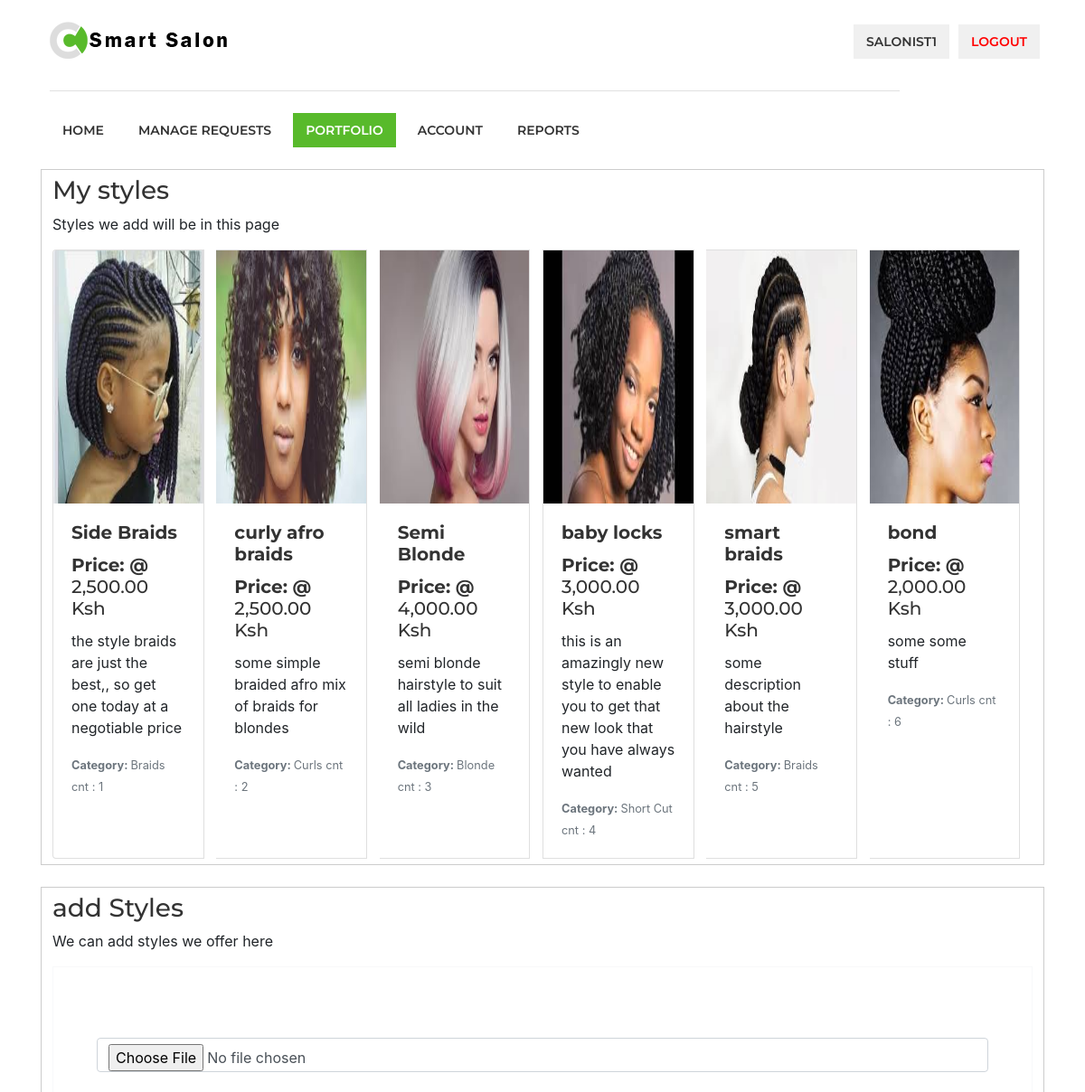
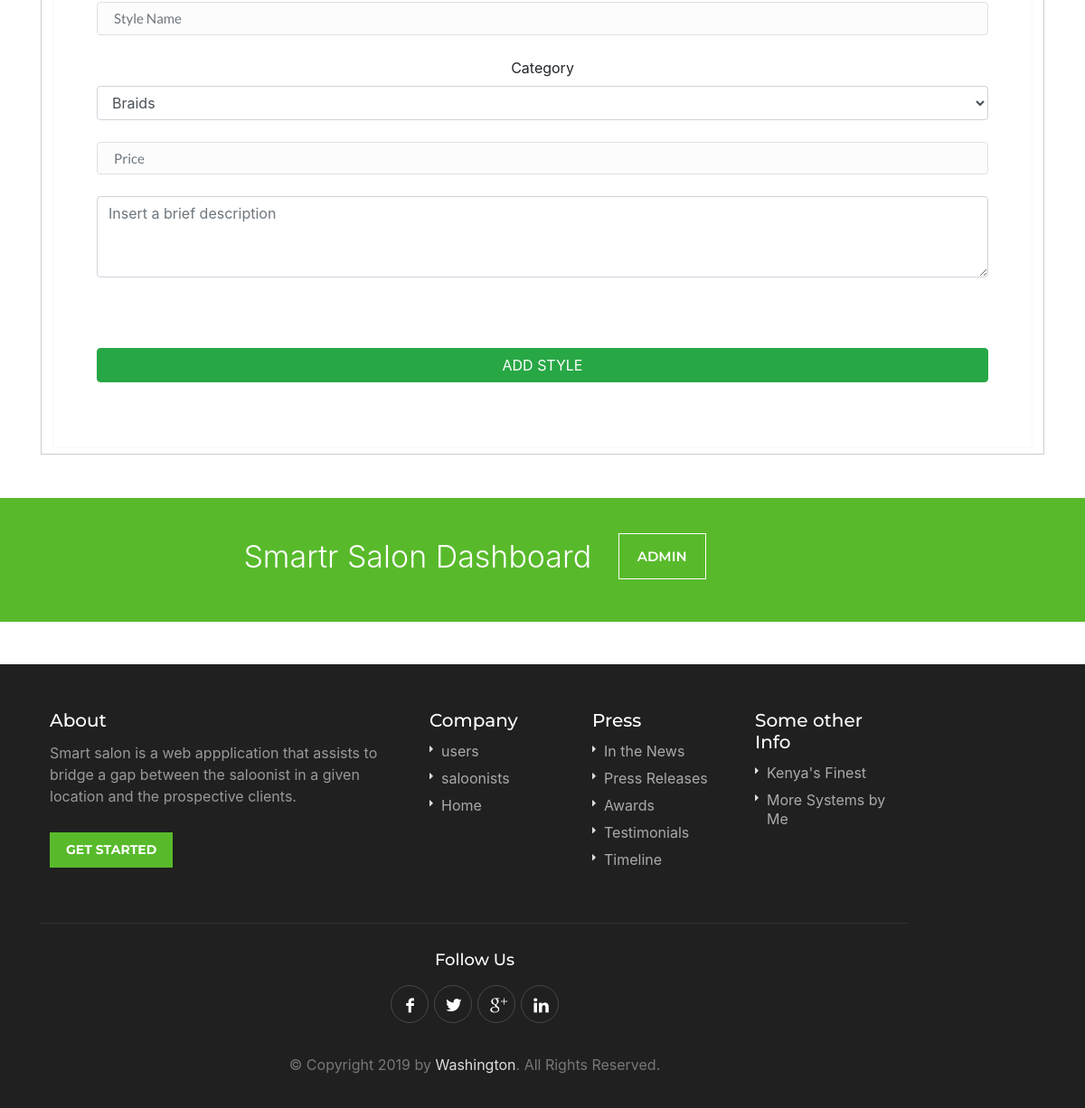
The app's page /salonist/styles.php (signed in) with its own data (2 pictures, top to bottom).
### tables this page shows
CREATE TABLE `styles` (
  `id` int(11) NOT NULL,
  `image` varchar(100) NOT NULL,
  `sname` varchar(40) NOT NULL,
  `scategory` varchar(40) NOT NULL,
  `sprice` double NOT NULL,
  `sdescription` varchar(255) NOT NULL,
  `salonistid` int(11) NOT NULL,
  `salonistname` varchar(40) NOT NULL
);

### salonist/styles.php (the view, shortened to what this page needs)
<?php
include ('server.php');
?>
<!DOCTYPE html>
<html lang="en">
<head>
<link rel="stylesheet" href="css/style.css">
<link rel="stylesheet" href="css/colors/green.css" id="colors">
<link rel="stylesheet" href="css/bootstrap.min.css">
</head>
<body>
<div id="wrapper">
<header>
<div class="container">
	<div class="sixteen columns">
		<div id="logo">
			<h1><a href="index.html"><img src="images/logo.png" alt="Work Scout" /></a></h1>
		</div>
		<nav id="navigation" class="menu">
			<ul id="responsive">
                <li><a href="index.php" >Home</a> </li>
				<li><a href="requests.php">Manage Requests</a></li>
				<li><a href="styles.php" id="current">Portfolio</a></li>
				<li><a href="account.php">Account</a></li>
				<li><a href="reports.php">Reports</a></li>
			</ul>
			<ul class="float-right">
				<li><a href="#"><?=$_SESSION["username"]?></a></li>
				<li><a href="index.php?logout='1'" style="color: red;">logout</a></li>
			</ul>
		</nav>
	</div>
</div>
</header>
<div class="clearfix"></div>
<section class="section intro">
	<div class="container" id="mystyles">
		<div style="padding: 6px 12px; border: 1px solid #ccc;">
			<h3>My styles</h3>
			<p>Styles we add will be in this page </p>
			<?php
			$user = $_SESSION['username'];
			  $query0 = "SELECT * FROM styles  WHERE salonistname='$user'";
			  $result0 = mysqli_query($db, $query0);
			  $count=1;
			  echo '<div class="card-group">';
			  while($row = mysqli_fetch_array($result0, MYSQLI_NUM)){
				  echo '
				  <div class="card" style="width:350px;">
					  <img src="styleimages/'.$row[1].'" style="width:350px; height:280px;" class="card-img-top" alt="...">
					  <div class="card-body">
						<h5 class="card-title"><b>'.$row[2].'</b></h5>
						<h5 class="card-title"><b>Price:  @ </b>'.number_format($row[4],2). ' Ksh</h5>
						<p class="card-text">'.$row[5].'</p>
						<p class="card-text"><small class="text-muted"><b>Category: </b>'.$row[3].' cnt : '.$count.'</small></p>
					  </div>
				  </div>';
				 	 $count = $count + 1;
			  		if ($count % 3 == 1){
				  echo '<br>';
				  }
			  }
			  echo '</div>';
			?>
		</div>
	</div>
 <br>
	<div class="container" id="addstyle">
		<div style="padding: 6px 12px; border: 1px solid #ccc;">
			<h3>add Styles</h3>
			<p> We can add styles we offer here </p>
			<form class="text-center border border-light p-5" action="styles.php" method="post" enctype="multipart/form-data" action = "<?php echo htmlspecialchars($_SERVER["PHP_SELF"]);?>">
				<input type="file" class="form-control mb-4" name="image">
				<input type="Text" id="name" class="form-control mb-4" name="sname" placeholder="Style Name">
				<label>Category</label>
				<?php
					$result = $db->query("select id, name from hairCategories");
					echo "<select name='scategory' id='category' class='form-control mb-4'>";
						while ($row = $result->fetch_assoc()) {
						$name = $row['name'];
						echo '<option value="'.$name.'">'.$name.'</option>';
						}
					echo "</select>";
				?>
				<input type="number" id="price" class="form-control mb-4" name="sprice" placeholder="Price">
				<textarea type="number" id="description" class="form-control mb-4" name="sdescription" placeholder="Insert a brief description"></textarea>
				<button class="btn btn-success btn-block my-4"  name="add_style" type="submit">ADD STYLE</button>
			</form>
		</div>
	</div>
	<br>
</section>
<br>
<div class="infobox">
	<div class="container">
		<div class="sixteen columns">Smartr Salon Dashboard <a href="#">ADMIN</a></div>
	</div>
</div>
<div id="footer">
	<div class="container">
		<div class="seven columns">
			<h4>About</h4>
			<p>Smart salon is a web appplication that assists to bridge a gap between the saloonist in a given location
				and the prospective clients.</p>
			<a href="#" class="button">Get Started</a>
		</div>
		<div class="three columns">
			<h4>Company</h4>
			<ul class="footer-links">
				<li><a href="users.php">users</a></li>
				<li><a href="saloonists.php">saloonists</a></li>
				<li><a href="index.php">Home</a></li>
			</ul>
		</div>
		<div class="three columns">
			<h4>Press</h4>
			<ul class="footer-links">
				<li><a href="#">In the News</a></li>
				<li><a href="#">Press Releases</a></li>
				<li><a href="#">Awards</a></li>
				<li><a href="#">Testimonials</a></li>
				<li><a href="#">Timeline</a></li>
			</ul>
		</div>
		<div class="three columns">
			<h4>Some other Info</h4>
			<ul class="footer-links">
				<li><a href="#">Kenya's Finest</a></li>
				<li><a href="#">More Systems by Me</a></li>
			</ul>
		</div>
	</div>
	<div class="container">
		<div class="footer-bottom">
			<div class="sixteen columns">
				<h4>Follow Us</h4>
				<ul class="social-icons">
					<li><a class="facebook" href="#"><i class="icon-facebook"></i></a></li>
					<li><a class="twitter" href="#"><i class="icon-twitter"></i></a></li>
					<li><a class="gplus" href="#"><i class="icon-gplus"></i></a></li>
					<li><a class="linkedin" href="#"><i class="icon-linkedin"></i></a></li>
				</ul>
				<div class="copyrights">©  Copyright 2019 by <a href="#">Washington</a>. All Rights Reserved.</div>
			</div>
		</div>
	</div>
</div>
</div>
</body>
</html>

### salonist/css/colors/green.css (style rules this page uses)
#current, a.button.gray.app-link.opened, ul.float-right li a:hover, .menu ul li.sfHover a.sf-with-ul, .menu ul li a:hover, a.menu-trigger:hover, #jPanelMenu-menu li a:hover, .search-container button, .upload-btn, button, input[type="button"], input[type="submit"], a.button, .upload-btn:hover, #titlebar.photo-bg a.button.white:hover, a.button.dark:hover, #backtotop a:hover, .mfp-close:hover, .tabs-nav li.active a, .ui-accordion .ui-accordion-header-active:hover, .ui-accordion .ui-accordion-header-active, .highlight.color, .plan.color-2 .plan-price, .plan.color-2 a.button, .tp-leftarrow:hover, .tp-rightarrow:hover, .pagination ul li a.current-page, .pagination .current, .pagination ul li a:hover, .pagination-next-prev ul li a:hover, .infobox, .hover-icon, .comment-by a.reply:hover, .chosen-container .chosen-results li.highlighted, .chosen-container-multi .chosen-choices li.search-choice, .list-search button, .checkboxes input[type=checkbox]:checked + label:before { background-color: #58ba2b; }
a, table td.title a:hover, table.manage-table td.action a:hover, #breadcrumbs ul li a:hover, #titlebar span.icons a:hover, .counter-box i, .counter, #popular-categories li a i, .list-1 li:before, .dropcap, .resume-titlebar span a:hover i, .resumes-list-content h4, .job-overview ul li i, .company-info span a:hover, .infobox a:hover, .meta-tags span a:hover, .widget-text h5 a:hover, .app-content .info span , .app-content .info ul li a:hover { color: #58ba2b; }

### salonist/css/responsive.css (style rules this page uses)
.container .column, .container .columns { float: left; display: inline; margin-left: 10px; margin-right: 10px; }
.container .three.columns { width: 205px; }
.container .seven.columns { width: 505px; }
.container .sixteen.columns { width: 1180px; }
@media only screen and (min-width: 960px) and (max-width: 1289px) { .container { position: relative; width: 960px; margin: 0 auto; padding: 0; } }
@media only screen and (min-width: 960px) and (max-width: 1289px) { .container .column, .container .columns { float: left; display: inline; margin-left: 10px; margin-right: 10px; } }
@media only screen and (min-width: 960px) and (max-width: 1289px) { .container .three.columns { width: 160px; } }
@media only screen and (min-width: 960px) and (max-width: 1289px) { .container .seven.columns { width: 400px; } }
@media only screen and (min-width: 960px) and (max-width: 1289px) { .container .sixteen.columns { width: 940px; } }
.container:after { content: "\0020"; display: block; height: 0; clear: both; visibility: hidden; }
.clearfix:before, .clearfix:after, .row:before, .row:after { content: '\0020'; display: block; overflow: hidden; visibility: hidden; width: 0; height: 0; }
.row:after, .clearfix:after { clear: both; }
.row, .clearfix { zoom: 1; }

### records on screen
styles: image (picture), sname "Side Braids", sprice "2,500.00", sdescription "the style braids are just the best,, so get one today at a negotiable price", scategory "Braids"
styles: image (picture), sname "curly afro braids", sprice "2,500.00", sdescription "some simple braided afro mix of braids for blondes", scategory "Curls"
styles: image (picture), sname "Semi Blonde", sprice "4,000.00", sdescription "semi blonde hairstyle to suit all ladies in the wild", scategory "Blonde"
styles: image (picture), sname "baby locks", sprice "3,000.00", sdescription "this is an amazingly new style to enable you to get that new look that you have always wanted", scategory "Short Cut"
styles: image (picture), sname "smart braids", sprice "3,000.00", sdescription "some description about the hairstyle", scategory "Braids"
styles: image (picture), sname "bond", sprice "2,000.00", sdescription "some some stuff", scategory "Curls"

### other values on screen
$_SESSION["username"] "SALONIST1"
form field scategory "Braids"
